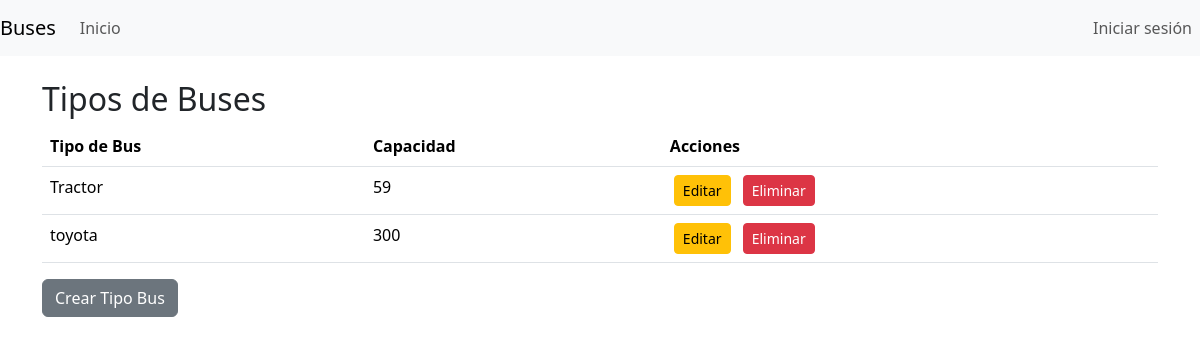
The page /buses/tipos_buses/ on the database its author committed.
### modulo_buses/models.py (models this page shows, shortened)
class TipoBus(models.Model):
    tipo = models.CharField(max_length=256,blank=False)
    capacidad = models.IntegerField(blank=False)

### modulo_buses/views.py (the view)
# urls.py: path('tipos_buses/', ViewListarTiposBuses.as_view(), name='tipos_buses'),
class ViewListarTiposBuses(ListView):
    model = TipoBus
    context_object_name = 'tipos_de_buses'
    template_name = 'listar_tipos_bus.html'

### modulo_buses/templates/listar_tipos_bus.html
{% extends "base.html" %}
{% block contenido %}
<div class="container">
  <h2 class="mt-4">Tipos de Buses</h2>
  <table class="table">
    <thead>
      <tr>
        <th>Tipo de Bus</th>
        <th>Capacidad</th>
        <th>Acciones</th>
      </tr>
    </thead>
    <tbody>
      {% for tipo_bus in tipos_de_buses %}
      <tr>
        <td>{{ tipo_bus.tipo }}</td>
        <td>{{ tipo_bus.capacidad }}</td>
        <td>
          <a href="{% url 'buses:editar_tipo_bus' tipo_bus.id %}" class="btn btn-warning btn-sm mx-1">Editar</a>
          <a href="{% url 'buses:eliminar_tipo_bus' tipo_bus.id %}" class="btn btn-danger btn-sm mx-1">Eliminar</a>
        </td>
      </tr>
      {% endfor %}
    </tbody>
  </table>
    <a href="{% url 'buses:crear_tipo_bus' %}" class="btn btn-secondary ml-2">Crear Tipo Bus</a>
</div>
{% endblock contenido %}

### rows shown on the page
TipoBus: tipo "Tractor", capacidad "59"
TipoBus: tipo "toyota", capacidad "300"
